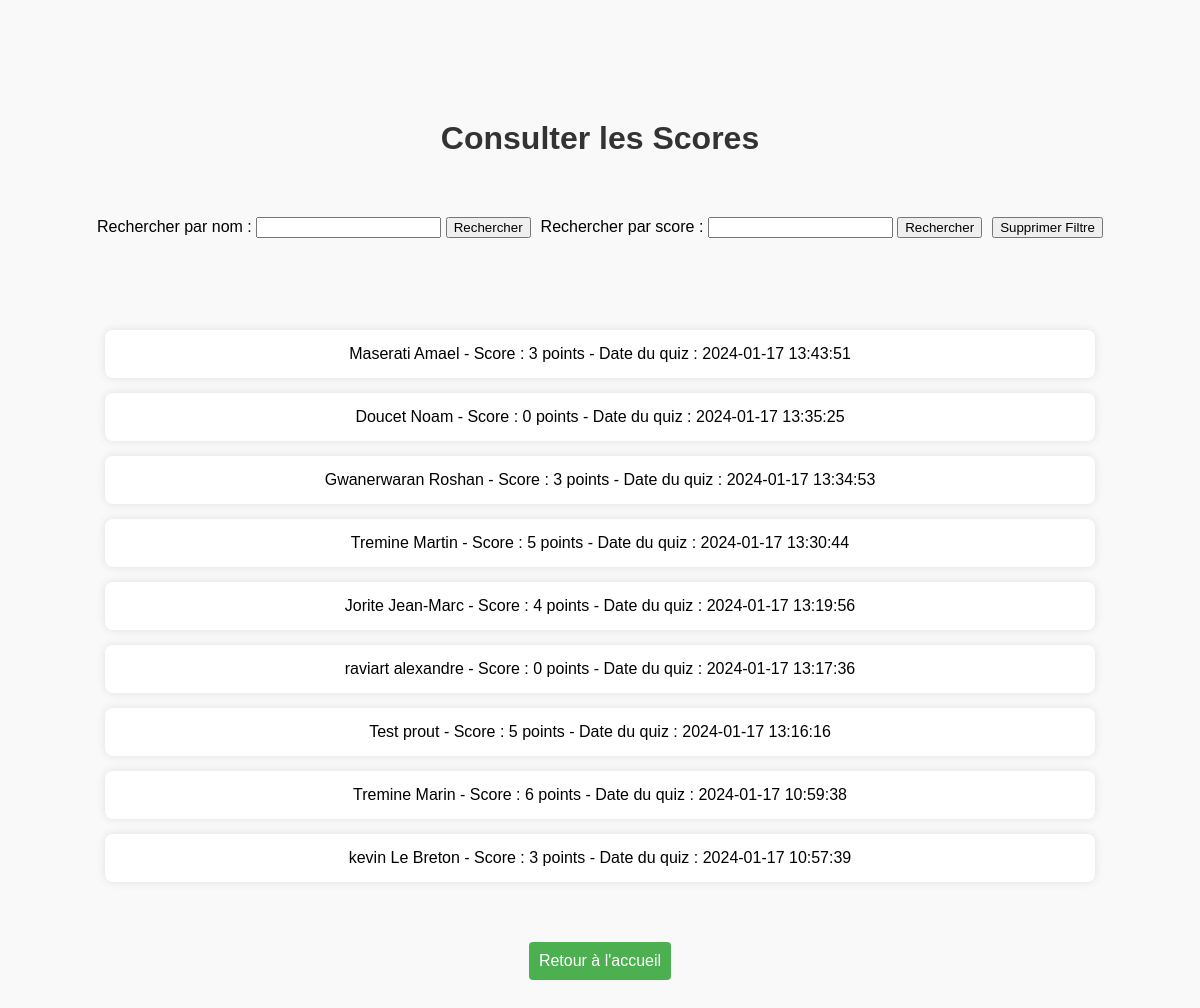
The page /consulter_scores.php on the database as committed earlier.
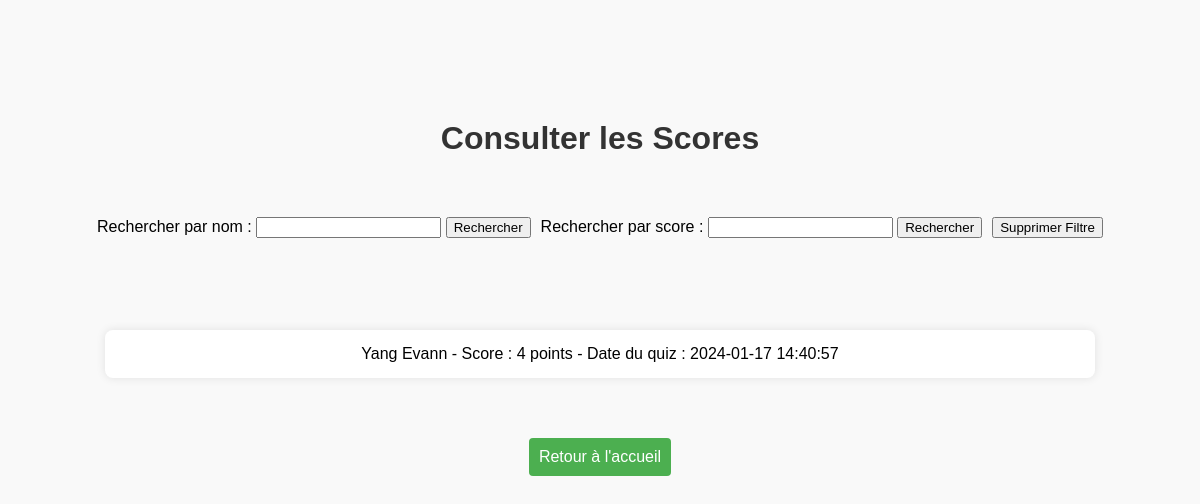
The same page on the database as committed later.
### tables this page shows
CREATE TABLE scores (
        id INTEGER PRIMARY KEY,
        participant_id INTEGER,
        score INTEGER,
        time INTEGER,
        FOREIGN KEY (participant_id) REFERENCES participants(idP));

### consulter_scores.php (the view, shortened to what this page needs)
<!DOCTYPE html>
<html lang="fr">
<head>
    <link rel="stylesheet" type="text/css" href="css/scores.css">
</head>
<body>
    <h1>Consulter les Scores</h1>
    <section>
        <div class="search-form">
            <form method="get">
                <label for="searchByName">Rechercher par nom :</label>
                <input type="text" id="searchByName" name="searchByName">
                <button type="submit" name="submitNameSearch">Rechercher</button>
            </form>
            <form method="get" >
                <label for="searchByScore">Rechercher par score :</label>
                <input type="number" id="searchByScore" name="searchByScore" min="0">
                <button type="submit" name="submitScoreSearch">Rechercher</button>
            </form>
            <button id="clearFilterButton" onclick="clearFilters()">Supprimer Filtre</button>
        </div>
    </section>
    <?php
    require 'database.php';
    try {
        $query = "SELECT scores.*, participants.nom, participants.prenom
            FROM scores
            INNER JOIN participants ON scores.participant_id = participants.idP";
        $query .= " ORDER BY scores.id DESC";
        $stmt = $file_db->prepare($query);
        $result = $stmt->execute();
        if (!$result) {
            echo "Erreur SQL : " . print_r($file_db->errorInfo(), true);
        } else {
            $scores = $stmt->fetchAll(PDO::FETCH_ASSOC);
            if ($scores) {
                echo '<ul>';
                foreach ($scores as $score) {
                    echo '<li>'. $score['nom'] .' ' . $score['prenom'] .' - Score : ' . $score['score'] . ' points - Date du quiz : ' . date('Y-m-d H:i:s', $score['time']) . '</li>';
                }
                echo '</ul>';
            } else {
                echo '<p>Aucun score disponible.</p>';
            }
        }
    } catch (PDOException $ex) {
        echo $ex->getMessage();
    }
    ?>
    <div>
        <button class="button" onclick="window.location.href='index.php'">Retour à l'accueil</button>
    </div>
</body>
</html>

### css/scores.css (style rules this page uses)
body { font-family: "Arial", sans-serif; background-color: #f9f9f9; margin: 0; padding: 0; height: 100vh; }
h1 { color: #333; text-align: center; margin-bottom: 5%; margin-top: 10%; }
ul { list-style: none; padding: 0; }
div { padding-bottom: 5%; }
li { width: 80%; background-color: #fff; padding: 15px; border-radius: 8px; box-shadow: 0 0 10px rgba(0, 0, 0, 0.1); margin: 15px auto; text-align: center; }
.button { background-color: #4caf50; color: #fff; cursor: pointer; padding: 10px; border: none; border-radius: 4px; font-size: 16px; display: block; margin: 5% auto; text-align: center; }
.search-form { display: flex; align-items: center; justify-content: center; margin-bottom: 2em; }
form { margin: 0; }
.search-form form { margin-right: 10px; }

Rows that differ between the two databases and show on the page:
removed scores: nom "Maserati", prenom "Amael", score "3", time "2024-01-17 13:43:51"
removed scores: nom "Doucet", prenom "Noam", score "0", time "2024-01-17 13:35:25"
removed scores: nom "Gwanerwaran", prenom "Roshan", score "3", time "2024-01-17 13:34:53"
removed scores: nom "Tremine", prenom "Martin", score "5", time "2024-01-17 13:30:44"
removed scores: nom "Jorite", prenom "Jean-Marc", score "4", time "2024-01-17 13:19:56"
removed scores: nom "raviart", prenom "alexandre", score "0", time "2024-01-17 13:17:36"
removed scores: nom "Test", prenom "prout", score "5", time "2024-01-17 13:16:16"
removed scores: nom "Tremine", prenom "Marin", score "6", time "2024-01-17 10:59:38"
changed scores: nom "kevin" → "Yang"; prenom "Le Breton" → "Evann"; score "3" → "4"; time "2024-01-17 10:57:39" → "2024-01-17 14:40:57"
